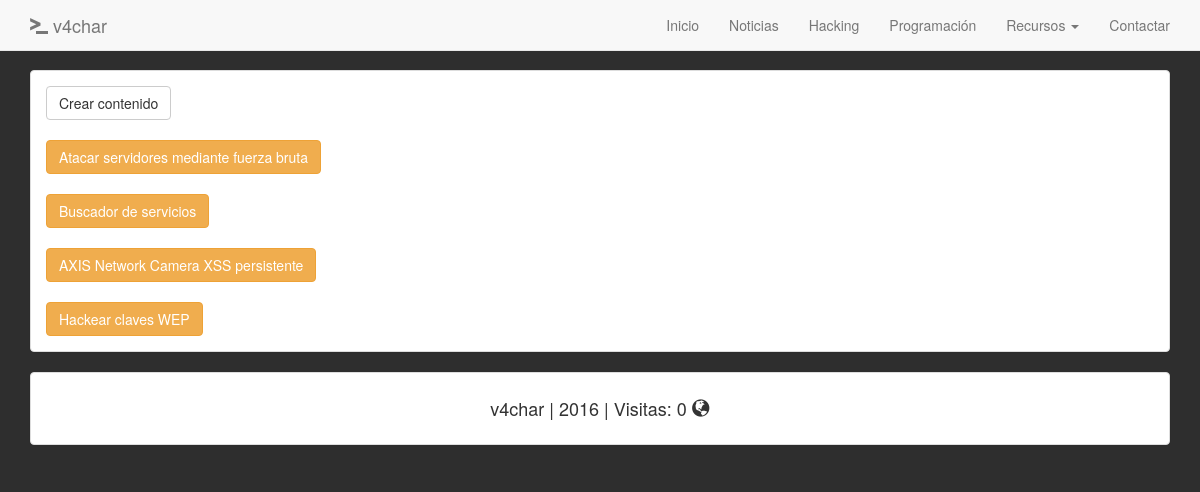
Screenshot of /admin/admin.php (signed in) with the database file from the repository.
### tables this page shows
CREATE TABLE IF NOT EXISTS `post` (
`id` int(255) NOT NULL,
  `fecha` datetime DEFAULT NULL,
  `cat` varchar(255) NOT NULL,
  `url` varchar(255) NOT NULL,
  `title` varchar(255) NOT NULL,
  `text` text NOT NULL
);

### admin/admin.php (the view, shortened to what this page needs)
<?php
require_once ('core.php');
print "<div class=\"container\">";
print "<div class=\"panel panel-default\">";
print "<div class=\"panel-body\">";
if (isset($_GET['borrar']))
{
	$borrar = $mysqli->real_escape_string($_GET['borrar']);
	$query = "DELETE FROM post WHERE url='$borrar'";
	$resultado = $mysqli->query($query);
	print "<div class=\"alert alert-success\">Se ha borrado</div>";
}
else
{
	print "<a href=\"admin.php?crear=true\">";
	print "<button type=\"button\" class=\"btn btn-default\">Crear contenido</button>";
	print "</a>";
	$query = "SELECT * FROM post ORDER BY id DESC";
	$resultado = $mysqli->query($query);
	if (isset($_GET['page']))
	{
		if (is_numeric($_GET['page']) && $_GET['page'] >= 1)
		{
			$limite_1 = $_GET['page']-1;
		} else
		{
			$limite_1 = 0;
		}
	} else
	{
		$limite_1 = 0;
	}
	$limite_1 = 5 * $limite_1;
	$limite_1 = $mysqli->real_escape_string($limite_1);
	$query = "SELECT * FROM post ORDER BY id DESC LIMIT 5 OFFSET $limite_1";
	if ($resultado = $mysqli->query($query))
	{
	} else
	{
		header("Location: $url/404");
	}
	while ($fila = mysqli_fetch_array($resultado))
	{
		print "<br><br><a href=\"admin.php?editar=".$fila["url"]."\">";
		print "<button type=\"button\" class=\"btn btn-warning\">".htmlspecialchars($fila["title"])."</button>";
		print "</a>";
	}
}
print "</div>";
print "</div>";
print "</div>";
?>

### css/navbar-fixed-top.css (style rules this page uses)
body { padding-top: 70px; background: #2E2E2E; word-wrap: break-word; }

### rows the page displays
post: title "Atacar servidores mediante fuerza bruta"
post: title "Buscador de servicios"
post: title "AXIS Network Camera XSS persistente"
post: title "Hackear claves WEP"

### other values shown
$n_visitas "0"
